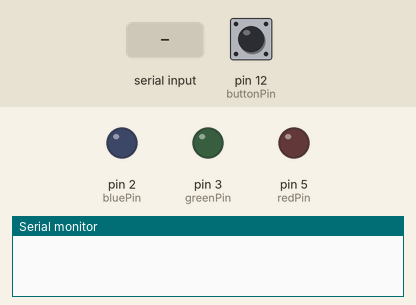
Bench run of a sketch on a simulated Arduino Nano, built with avr-gcc and run on an emulated ATmega328P. Parts: output pins drawn as LEDs (lit = HIGH), the last lines printed to the serial monitor. The inputs (shaded band) are chosen by the test bench; at power-on: pin 12 (buttonPin) HIGH.

Above: at 1.2 s.
1.3 s: "?" received over Serial
At 3.8 s:
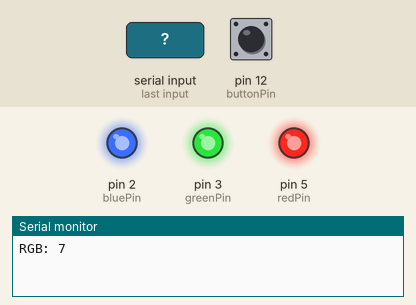
4.3 s: "exit" received over Serial
At 5.8 s:
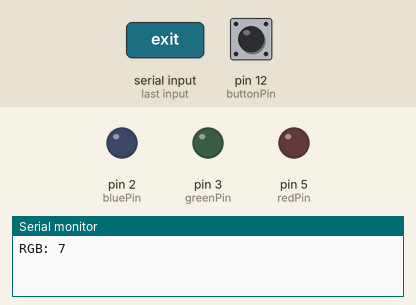
6.8 s: pin 12 (buttonPin) pulled LOW for 3.2 s
At 7.1 s:
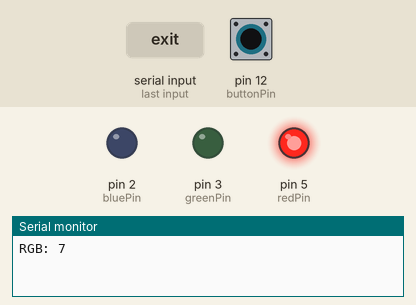
11.5 s: pin 12 (buttonPin) pulled LOW for 0.15 s
At 11.59 s:
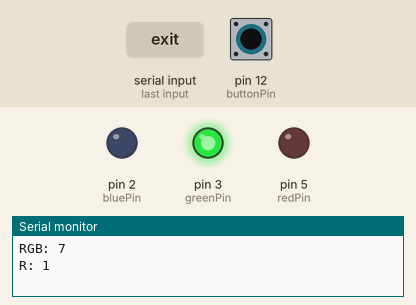
13.1 s: "r" received over Serial
At 15.3 s:
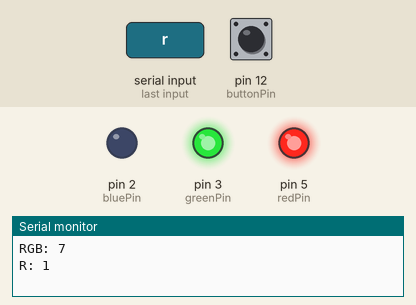
15.6 s: "0" received over Serial
At 18.0 s:
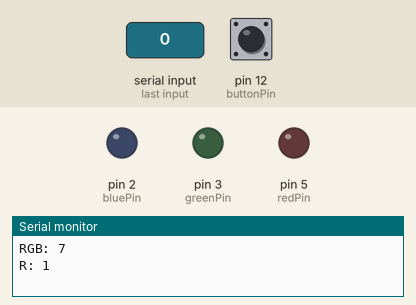
Timing chart, 0 to 19.1 s (numbered marks = the images above; inputs shaded):
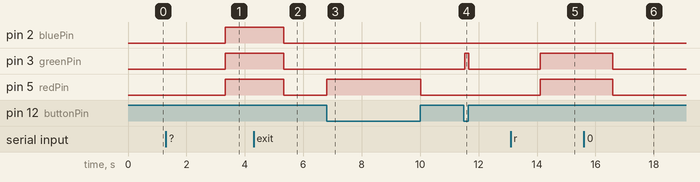

The sketch:

Labs.ino
```cpp
int buttonPin = 12;
int bluePin = 2;
int greenPin = 3;
int redPin = 5;

void setup()
{
	Serial.begin(9600);
	pinMode(bluePin, OUTPUT);
	pinMode(greenPin, OUTPUT);
	pinMode(redPin, OUTPUT);
	pinMode(buttonPin, INPUT);
}

int ledColor = 7;


void turnOnLed()
{
	digitalWrite(redPin, ledColor & 1);
	digitalWrite(greenPin, ledColor & 2);
	digitalWrite(bluePin, ledColor & 4);
}

void switchLed()
{
	ledColor = ledColor % 7 + 1;
	turnOnLed();
}

void turnOffLed()
{
	digitalWrite(redPin, LOW);
	digitalWrite(greenPin, LOW);
	digitalWrite(bluePin, LOW);
}

bool buttonPrevious = false;

bool onSerial = false;

String getColorString()
{
	String str = "";
	if (ledColor & 1)
		str += "R";
	if (ledColor & 2)
		str += "G";
	if (ledColor & 4)
		str += "B";
	return str;
}

int buttonPressedOn = -1;

void sendCurrentColorToSerial()
{
	Serial.println(getColorString() + ": " + String(ledColor));
}

void loop()
{
	if (Serial.available() > 0)
		onSerial = true;


	if (onSerial)
	{
		auto a = Serial.readString();
		a.toLowerCase();

		if (a.indexOf("?") != -1)
		{
			sendCurrentColorToSerial();
			return;
		}
		if (a.indexOf("exit") != -1)
		{
			onSerial = false;
     buttonPressedOn = -1;
			return;
		}

		if (a.indexOf("0") != -1)
			ledColor = 0;
		if (a.indexOf("r") != -1)
			ledColor |= 1;
		if (a.indexOf("g") != -1)
			ledColor |= 2;
		if (a.indexOf("b") != -1)
			ledColor |= 4;
		turnOnLed();
	}
	else
	{
		delay(30);
		auto button = !digitalRead(buttonPin);
		if ((buttonPrevious & button) == HIGH)
		{
			if (buttonPressedOn != -1 && millis() - buttonPressedOn > 1000)
			{
				sendCurrentColorToSerial();
				buttonPressedOn = -1;
			}
			return;
		}
		if (button)
		{
			buttonPrevious = true;
			buttonPressedOn = millis();
			switchLed();
		}
		else
		{
			buttonPrevious = false;
			buttonPressedOn = -1;
			turnOffLed();
		}
	}
}
```

Measured:
- after the input at 1.3 s, pin 2 (bluePin), pin 3 (greenPin), pin 5 (redPin): LOW → HIGH after 2.0 s
- after the input at 4.3 s, pin 2 (bluePin), pin 3 (greenPin), pin 5 (redPin): HIGH → LOW after 1.0 s
- after the input at 6.8 s, pin 5 (redPin): LOW → HIGH at once, → LOW 3.2 s later
- after the input at 11.5 s, pin 3 (greenPin): LOW → HIGH at once, → LOW 0.15 s later
- after the input at 13.1 s, pin 3 (greenPin), pin 5 (redPin): LOW → HIGH after 1.0 s
- after the input at 15.6 s, pin 3 (greenPin), pin 5 (redPin): HIGH → LOW after 1.0 s
